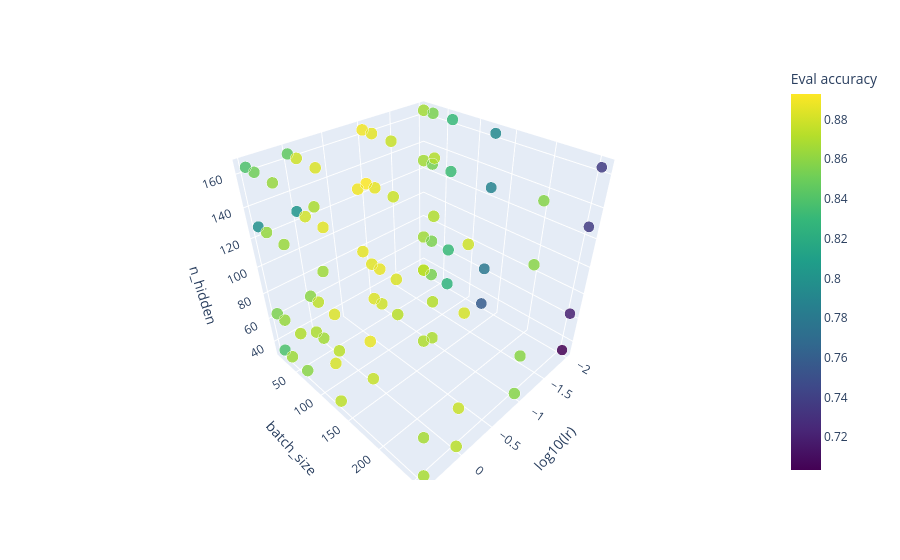

The notebook cell saved with this chart:
### Code cell
import polars as pl
import numpy as np
import plotly.express as px

# logged_results: list of tuples (lr, batch_size, n_hidden, accuracy, loss)
df = pl.DataFrame(
    {
        "lr": [r[0] for r in logged_results],
        "batch_size": [r[1] for r in logged_results],
        "n_hidden": [r[2] for r in logged_results],
        "accuracy": [r[3] for r in logged_results],
        "loss": [r[4] for r in logged_results],
    }
)

# Add log10(lr) column
df = df.with_columns(
    (pl.col("lr").log10()).alias("lr_log10")
)

# Convert to pandas for Plotly (Plotly doesn't take Polars directly)
pdf = df.to_pandas()

fig = px.scatter_3d(
    pdf,
    x="lr_log10", y="batch_size", z="n_hidden",
    color="accuracy", size="accuracy",
    color_continuous_scale="Viridis",
    labels={"lr_log10": "log10(lr)", "accuracy": "Eval accuracy"},
    hover_data={"lr": True, "batch_size": True, "n_hidden": True,
                "accuracy": ":.4f", "loss": ":.4f"}
)
fig.update_traces(marker=dict(opacity=0.85))
fig.show()

### Figure 1 — Plotly figure (JSON) as saved in the notebook; plotly's stock layout.template omitted (floating-point values rounded to 4 significant figures; data arrays with more than 128 entries replaced by an {"elided": "..."} marker saying what was removed)
{"data": [{"customdata": {"elided": "80x3 float values"}, "hovertemplate": "log10(lr)=%{x}<br>batch_size=%{y}<br>n_hidden=%{z}<br>Eval accuracy=%{marker.color:.4f}<br>lr=%{customdata[0]}<br>loss=%{customdata[2]:.4f}<extra></extra>", "legendgroup": "", "marker": {"color": [0.868, 0.8653, 0.8661, 0.8661, 0.8539, 0.855, 0.8534, 0.8543, 0.8263, 0.8307, 0.8327, 0.8303, 0.7578, 0.7786, 0.7886, 0.7928, 0.7035, 0.7202, 0.7364, 0.7373, 0.8832, 0.8849, 0.8928, 0.8892, 0.8794, 0.8863, 0.8861, 0.8856, 0.8726, 0.883, 0.8779, 0.8771, 0.8692, 0.8717, 0.8705, 0.8708, 0.858, 0.8586, 0.8586, 0.8578, 0.8692, 0.8594, 0.8016, 0.8456, 0.8661, 0.8745, 0.8801, 0.8787, 0.8736, 0.8831, 0.8851, 0.8828, 0.8766, 0.887, 0.8859, 0.8892, 0.8727, 0.877, 0.8808, 0.8789, 0.8383, 0.8551, 0.7978, 0.8388, 0.8647, 0.8627, 0.8624, 0.8511, 0.8587, 0.8703, 0.8638, 0.8629, 0.8741, 0.8817, 0.8648, 0.8685, 0.8679, 0.867, 0.87, 0.8738], "coloraxis": "coloraxis", "opacity": 0.85, "size": [0.868, 0.8653, 0.8661, 0.8661, 0.8539, 0.855, 0.8534, 0.8543, 0.8263, 0.8307, 0.8327, 0.8303, 0.7578, 0.7786, 0.7886, 0.7928, 0.7035, 0.7202, 0.7364, 0.7373, 0.8832, 0.8849, 0.8928, 0.8892, 0.8794, 0.8863, 0.8861, 0.8856, 0.8726, 0.883, 0.8779, 0.8771, 0.8692, 0.8717, 0.8705, 0.8708, 0.858, 0.8586, 0.8586, 0.8578, 0.8692, 0.8594, 0.8016, 0.8456, 0.8661, 0.8745, 0.8801, 0.8787, 0.8736, 0.8831, 0.8851, 0.8828, 0.8766, 0.887, 0.8859, 0.8892, 0.8727, 0.877, 0.8808, 0.8789, 0.8383, 0.8551, 0.7978, 0.8388, 0.8647, 0.8627, 0.8624, 0.8511, 0.8587, 0.8703, 0.8638, 0.8629, 0.8741, 0.8817, 0.8648, 0.8685, 0.8679, 0.867, 0.87, 0.8738], "sizemode": "area", "sizeref": 0.002232, "symbol": "circle"}, "mode": "markers", "name": "", "scene": "scene", "showlegend": false, "type": "scatter3d", "x": [-2.0, -2.0, -2.0, -2.0, -2.0, -2.0, -2.0, -2.0, -2.0, -2.0, -2.0, -2.0, -2.0, -2.0, -2.0, -2.0, -2.0, -2.0, -2.0, -2.0, -1.0, -1.0, -1.0, -1.0, -1.0, -1.0, -1.0, -1.0, -1.0, -1.0, -1.0, -1.0, -1.0, -1.0, -1.0, -1.0, -1.0, -1.0, -1.0, -1.0, 0.0, 0.0, 0.0, 0.0, 0.0, 0.0, 0.0, 0.0, 0.0, 0.0, 0.0, 0.0, 0.0, 0.0, 0.0, 0.0, 0.0, 0.0, 0.0, 0.0, 0.4771, 0.4771, 0.4771, 0.4771, 0.4771, 0.4771, 0.4771, 0.4771, 0.4771, 0.4771, 0.4771, 0.4771, 0.4771, 0.4771, 0.4771, 0.4771, 0.4771, 0.4771, 0.4771, 0.4771], "y": [16, 16, 16, 16, 32, 32, 32, 32, 64, 64, 64, 64, 128, 128, 128, 128, 256, 256, 256, 256, 16, 16, 16, 16, 32, 32, 32, 32, 64, 64, 64, 64, 128, 128, 128, 128, 256, 256, 256, 256, 16, 16, 16, 16, 32, 32, 32, 32, 64, 64, 64, 64, 128, 128, 128, 128, 256, 256, 256, 256, 16, 16, 16, 16, 32, 32, 32, 32, 64, 64, 64, 64, 128, 128, 128, 128, 256, 256, 256, 256], "z": [32, 64, 128, 164, 32, 64, 128, 164, 32, 64, 128, 164, 32, 64, 128, 164, 32, 64, 128, 164, 32, 64, 128, 164, 32, 64, 128, 164, 32, 64, 128, 164, 32, 64, 128, 164, 32, 64, 128, 164, 32, 64, 128, 164, 32, 64, 128, 164, 32, 64, 128, 164, 32, 64, 128, 164, 32, 64, 128, 164, 32, 64, 128, 164, 32, 64, 128, 164, 32, 64, 128, 164, 32, 64, 128, 164, 32, 64, 128, 164]}], "layout": {"coloraxis": {"colorbar": {"title": {"text": "Eval accuracy"}}, "colorscale": [[0, "#440154"], [0.1111, "#482878"], [0.2222, "#3e4989"], [0.3333, "#31688e"], [0.4444, "#26828e"], [0.5556, "#1f9e89"], [0.6667, "#35b779"], [0.7778, "#6ece58"], [0.8889, "#b5de2b"], [1, "#fde725"]]}, "legend": {"itemsizing": "constant", "tracegroupgap": 0}, "margin": {"t": 60}, "scene": {"domain": {"x": [0, 1], "y": [0, 1]}, "xaxis": {"title": {"text": "log10(lr)"}}, "yaxis": {"title": {"text": "batch_size"}}, "zaxis": {"title": {"text": "n_hidden"}}}}}
